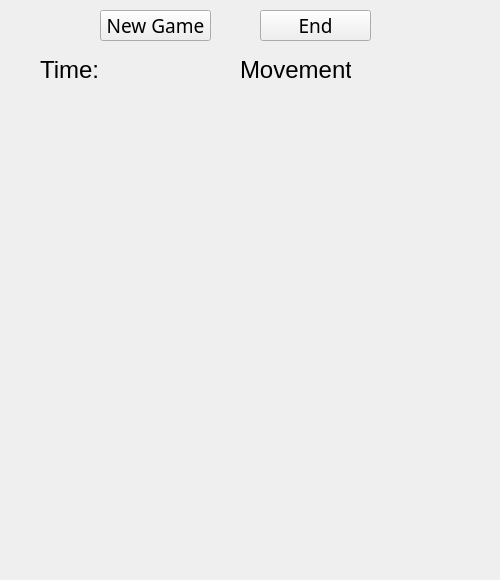
<?xml version="1.0" encoding="UTF-8"?>
<ui version="4.0">
 <class>Form</class>
 <widget class="QWidget" name="Form">
  <property name="geometry">
   <rect>
    <x>0</x>
    <y>0</y>
    <width>500</width>
    <height>580</height>
   </rect>
  </property>
  <property name="windowTitle">
   <string>Form</string>
  </property>
  <widget class="QLabel" name="labe2">
   <property name="geometry">
    <rect>
     <x>240</x>
     <y>50</y>
     <width>111</width>
     <height>40</height>
    </rect>
   </property>
   <property name="text">
    <string>&lt;html&gt;&lt;head/&gt;&lt;body&gt;&lt;p&gt;&lt;span style=&quot; font-size:18pt;&quot;&gt;Movement:&lt;/span&gt;&lt;/p&gt;&lt;/body&gt;&lt;/html&gt;</string>
   </property>
  </widget>
  <widget class="QLabel" name="label">
   <property name="geometry">
    <rect>
     <x>40</x>
     <y>50</y>
     <width>61</width>
     <height>40</height>
    </rect>
   </property>
   <property name="text">
    <string>&lt;html&gt;&lt;head/&gt;&lt;body&gt;&lt;p&gt;&lt;span style=&quot; font-size:18pt;&quot;&gt;Time:&lt;/span&gt;&lt;/p&gt;&lt;/body&gt;&lt;/html&gt;</string>
   </property>
  </widget>
  <widget class="QPushButton" name="pushButton">
   <property name="geometry">
    <rect>
     <x>100</x>
     <y>10</y>
     <width>111</width>
     <height>31</height>
    </rect>
   </property>
   <property name="font">
    <font>
     <family>微軟正黑體</family>
     <pointsize>14</pointsize>
    </font>
   </property>
   <property name="focusPolicy">
    <enum>Qt::NoFocus</enum>
   </property>
   <property name="text">
    <string>New Game</string>
   </property>
  </widget>
  <widget class="QPushButton" name="pushButton_2">
   <property name="geometry">
    <rect>
     <x>260</x>
     <y>10</y>
     <width>111</width>
     <height>31</height>
    </rect>
   </property>
   <property name="font">
    <font>
     <family>微軟正黑體</family>
     <pointsize>14</pointsize>
    </font>
   </property>
   <property name="focusPolicy">
    <enum>Qt::NoFocus</enum>
   </property>
   <property name="text">
    <string>End</string>
   </property>
  </widget>
 </widget>
 <resources/>
 <connections/>
</ui>
